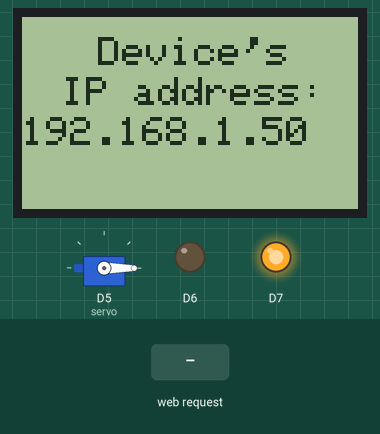
Bench run of a sketch on a simulated ESP8266 (NodeMCU). Shown: 84×48 one-colour display, servo, output pins drawn as LEDs (lit = HIGH). Inputs (shaded band) come from the test bench. WiFi joins after 1.5 s; servers stay silent unless stated; what the sketch prints to the serial monitor is not drawn.

Above: at 2.7 s.
2.8 s: HTTP request GET /LockerON received
At 3.8 s:
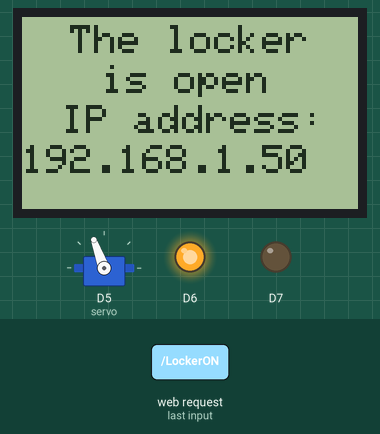
4.3 s: HTTP request GET /LockerOFF received
At 4.9 s:
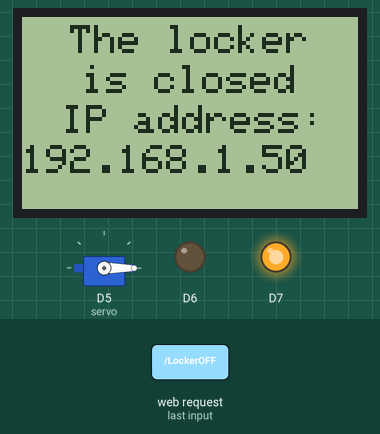
Timing chart, 0 to 7.3 s (numbered marks = the images above; inputs shaded):
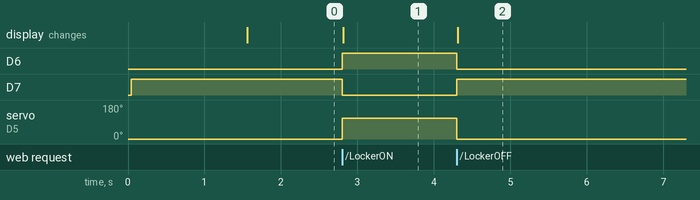

Measured:
- after the input at 2.8 s, D6: LOW → HIGH at once; D7: HIGH → LOW at once; servo on D5 (servo): 0° → 110° at once; the display: changes at once (image 1)
- after the input at 4.3 s, D6: HIGH → LOW at once; D7: LOW → HIGH at once; servo on D5 (servo): 110° → 0° at once; the display: changes at once (image 2)

The sketch:

ESP8266-based_smart_locker_with_display_v1.1.ino
```cpp
// ESP8266-based smart locker
// Developed by Maxim Bortnikov
// For more information and for the circuit of this device visit: https://github.com/Northstrix/ESP8266-based_smart_locker_with_display
// In this project I used code from:
// http://www.martyncurrey.com/esp8266-and-the-arduino-ide-part-6-javascript-and-ajax/
// https://codepen.io/ma_suwa/pen/qBBYKNy
String header = "HTTP/1.1 200 OK\r\nContent-Type: text/html\r\n\r\n";

String html_1 = R"=====(
<!DOCTYPE html>
<html>
 <head>
 <meta name='viewport' content='width=device-width, initial-scale=1.0'/>
 <meta charset='utf-8'>
    <style>
  * {
  margin: 0;
  padding: 0;
}
html,
body {
  background: #121414;
  font-family: Segoe UI,Frutiger,Frutiger Linotype,Dejavu Sans,Helvetica Neue,Arial,sans-serif;
  font-weight: 400;
  box-sizing: border-box;
  height: 100%;
  width: 100%;
}
#Locker_button {
padding:12px;
width:70%;
color: #444;
background: #EEE;
border: 2px solid #121414;

}
.buttons {
  display: flex;
  flex-direction: row;
  flex-wrap: wrap;
  justify-content: center;
  text-align: center;
  width: 100%;
  height: 100%;
  margin: 0 auto;
}
.container {
  display: inline-block;
  align-items: center;
  display: flex;
  flex-direction: column;
  justify-content: top;
  text-align: center;
  background-color: #EEE;
  padding:  40px 0px;
  width: 300px;
}
h1 {
  text-align: center;
  color: #444;
  letter-spacing: 0.05em;
  margin: 0 0 0.4em;
  font-size: 1em;
}
p {
  text-align: left;
  color: #444;
  letter-spacing: 0.05em;
  font-size: 0.8em;
  margin: 0 0 2em;
}
</style>

<script>
    function switchLocker()
  {
       var button_text = document.getElementById("Locker_button").value;
     if (button_text=="Open the locker")
     {
       document.getElementById("Locker_button").value = "Opening the locker";
       ajaxLoad('LockerON');
     }
     else
     {
       document.getElementById("Locker_button").value = "Closing the locker";
       ajaxLoad('LockerOFF');
     }
    }

var ajaxRequest = null;
if (window.XMLHttpRequest)  { ajaxRequest =new XMLHttpRequest(); }
else                        { ajaxRequest =new ActiveXObject("Microsoft.XMLHTTP"); }


function ajaxLoad(ajaxURL)
{
  if(!ajaxRequest){ alert("AJAX is not supported."); return; }

  ajaxRequest.open("GET",ajaxURL,true);
  ajaxRequest.onreadystatechange = function()
  {
    if(ajaxRequest.readyState == 4 && ajaxRequest.status==200)
    {
      var ajaxResult = ajaxRequest.responseText;
      if      ( ajaxResult == "The locker is open" )   { document.getElementById("Locker_button").value = "Close the locker"; }
      else if ( ajaxResult == "The locker is closed" )  { document.getElementById("Locker_button").value = "Open the locker"; }
      document.getElementById("reply").innerHTML = ajaxResult;
    }
  }
  ajaxRequest.send();
}
</script>
 <title>ESP8266-based smart locker</title>
</head>
<body>
  <div class="buttons">
  <div class="container">
      <h1>ESP8266-based smart locker</h1>
      <p>Developed by Maxim Bortnikov</p>
            <p id = "reply">Press the button to get a response from ESP</p>
            <input type="button" id = "Locker_button" onclick="switchLocker()" value="Open the locker"  />
  </div>
</div>
</body>
</html>

)=====";


#include <ESP8266WiFi.h>

#include <ESP8266WiFi.h>       // Include ESP8266WiFi library
#include <Servo.h>             // Include Servo library
#include <SPI.h>               // Include SPI library
#include <Adafruit_GFX.h>      // Include Adafruit graphics library
#include <Adafruit_PCD8544.h>  // Include Adafruit PCD8544 (Nokia 5110) library
Adafruit_PCD8544 display = Adafruit_PCD8544(D4, D3, D2, D1, D0);
Servo servo;
const char* ssid     = "Blackberry";  // Your SSID (Network's name)
const char* password = "seasidehills99"; // Password from your network
WiFiServer server(80);
int opan = 110; // Servo's angle for the open locker
int clan = 0; // Servo's angle for the closed locker
String request = "";

void setup()
{
  display.begin();          // Initialise the display
  display.setContrast(60);  // Set the contrast
  display.setRotation(0);   // Set the orientation
  display.clearDisplay();   // Clear the screen (In case something was in it)
  display.setTextSize(1);   // Set the text size
  display.setTextColor(BLACK); // Set the text color
  display.setCursor(10,8);
  display.println("Connecting");
  display.setCursor(22,18);
  display.println("to the");
  display.setCursor(5,28);
  display.println("Access Point");
  display.display();       // Display the text
  pinMode(12, OUTPUT);
  digitalWrite(12, LOW);  // Turn the green LED off
  pinMode(13, OUTPUT);
  digitalWrite(13, HIGH); // Light up the red LED
  Serial.begin(115200); // Baudrate
  servo.attach(14); // Assign servo to the D5 pin
  servo.write(clan); // Close the locker
  Serial.print("Connecting to the Newtork"); // This all will be displayed in the Serial Monitor
  WiFi.begin(ssid, password);
  while (WiFi.status() != WL_CONNECTED)
  {
    delay(500);
    Serial.print(".");
  }
  Serial.println("WiFi connected");
  server.begin(); // Starting the server
  Serial.println("Server started");
  Serial.print("IP Address of network: ");
  Serial.println(WiFi.localIP()); // Display device's IP address in serial monitor
  Serial.println("/");
  display.clearDisplay();
  display.setTextSize(1);
  display.setTextColor(BLACK);
  display.setCursor(19,5);
  display.println("Device's");
  display.setCursor(10,15);
  display.println("IP address:");
  display.setCursor(0,25);
  display.println(WiFi.localIP()); // Display device's IP address on display
  display.display();
}


void loop()
{
    // Check if a client has connected
    WiFiClient client = server.available();
    if (!client)  {  return;  }

    // Read the first line of the request
    request = client.readStringUntil('\r');

    Serial.print("request: "); Serial.println(request);

    if       ( request.indexOf("LockerON") > 0 )
             {
    servo.write(opan);
    client.print( header );
    client.print( "The locker is open" );
    digitalWrite(12, HIGH);
    digitalWrite(13, LOW);
    display.clearDisplay();
    display.setTextSize(1);
    display.setTextColor(BLACK);
    display.setCursor(12,2);
    display.println("The locker");
    display.setCursor(20,12);
    display.println("is open");
    display.setCursor(10,22);
    display.println("IP address:");
    display.setCursor(0,32);
    display.println(WiFi.localIP()); // Display device's IP address on display
    display.display();
             }
    else if  ( request.indexOf("LockerOFF") > 0 )
             {
    servo.write(clan);
    client.print( header );
    client.print( "The locker is closed" );
    digitalWrite(12, LOW);
    digitalWrite(13, HIGH);
    display.clearDisplay();
    display.setTextSize(1);
    display.setTextColor(BLACK);
    display.setCursor(12,2);
    display.println("The locker");
    display.setCursor(15,12);
    display.println("is closed");
    display.setCursor(10,22);
    display.println("IP address:");
    display.setCursor(0,32);
    display.println(WiFi.localIP()); // Display device's IP address on display
    display.display();
             }
    else
    {
        client.flush();
        client.print( header );
        client.print( html_1 );
        delay(5);
    }


  // The client will actually be disconnected when the function returns and 'client' object is detroyed
}
```
